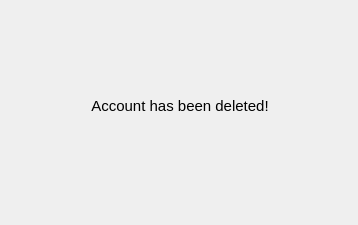
<?xml version="1.0" encoding="UTF-8"?>
<ui version="4.0">
 <class>admin_prompt2</class>
 <widget class="QWidget" name="admin_prompt2">
  <property name="geometry">
   <rect>
    <x>0</x>
    <y>0</y>
    <width>358</width>
    <height>225</height>
   </rect>
  </property>
  <property name="minimumSize">
   <size>
    <width>358</width>
    <height>225</height>
   </size>
  </property>
  <property name="maximumSize">
   <size>
    <width>358</width>
    <height>225</height>
   </size>
  </property>
  <property name="windowTitle">
   <string>Message</string>
  </property>
  <widget class="QWidget" name="verticalLayoutWidget">
   <property name="geometry">
    <rect>
     <x>30</x>
     <y>40</y>
     <width>300</width>
     <height>131</height>
    </rect>
   </property>
   <layout class="QVBoxLayout" name="verticalLayout">
    <item>
     <widget class="QLabel" name="label">
      <property name="font">
       <font>
        <pointsize>11</pointsize>
       </font>
      </property>
      <property name="text">
       <string>Account has been deleted!</string>
      </property>
      <property name="alignment">
       <set>Qt::AlignCenter</set>
      </property>
     </widget>
    </item>
   </layout>
  </widget>
 </widget>
 <resources/>
 <connections/>
</ui>
